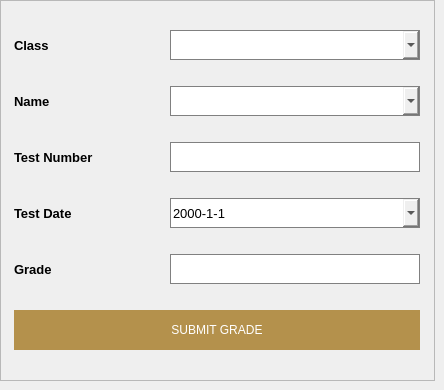
                  <widget class="QWidget" name="t_addgrade_page">
                   <widget class="QFrame" name="frame_10">
                    <property name="geometry">
                     <rect>
                      <x>0</x>
                      <y>0</y>
                      <width>435</width>
                      <height>381</height>
                     </rect>
                    </property>
                    <property name="frameShape">
                     <enum>QFrame::StyledPanel</enum>
                    </property>
                    <property name="frameShadow">
                     <enum>QFrame::Raised</enum>
                    </property>
                    <layout class="QHBoxLayout" name="horizontalLayout_16">
                     <item>
                      <layout class="QVBoxLayout" name="verticalLayout_2">
                       <item>
                        <layout class="QHBoxLayout" name="horizontalLayout_15">
                         <item>
                          <widget class="QLabel" name="label_19">
                           <property name="minimumSize">
                            <size>
                             <width>150</width>
                             <height>20</height>
                            </size>
                           </property>
                           <property name="maximumSize">
                            <size>
                             <width>150</width>
                             <height>20</height>
                            </size>
                           </property>
                           <property name="font">
                            <font>
                             <pointsize>10</pointsize>
                             <weight>75</weight>
                             <bold>true</bold>
                            </font>
                           </property>
                           <property name="text">
                            <string>Class</string>
                           </property>
                          </widget>
                         </item>
                         <item>
                          <widget class="QComboBox" name="t_addgrade_class_drop">
                           <property name="minimumSize">
                            <size>
                             <width>250</width>
                             <height>30</height>
                            </size>
                           </property>
                           <property name="maximumSize">
                            <size>
                             <width>250</width>
                             <height>30</height>
                            </size>
                           </property>
                           <property name="styleSheet">
                            <string notr="true">
border: 1px solid #808080;</string>
                           </property>
                          </widget>
                         </item>
                        </layout>
                       </item>
                       <item>
                        <layout class="QHBoxLayout" name="horizontalLayout_9">
                         <item>
                          <widget class="QLabel" name="label_13">
                           <property name="minimumSize">
                            <size>
                             <width>150</width>
                             <height>20</height>
                            </size>
                           </property>
                           <property name="maximumSize">
                            <size>
                             <width>150</width>
                             <height>20</height>
                            </size>
                           </property>
                           <property name="font">
                            <font>
                             <pointsize>10</pointsize>
                             <weight>75</weight>
                             <bold>true</bold>
                            </font>
                           </property>
                           <property name="text">
                            <string>Name</string>
                           </property>
                          </widget>
                         </item>
                         <item>
                          <widget class="QComboBox" name="t_addgrade_name_drop">
                           <property name="minimumSize">
                            <size>
                             <width>0</width>
                             <height>30</height>
                            </size>
                           </property>
                           <property name="maximumSize">
                            <size>
                             <width>16777215</width>
                             <height>30</height>
                            </size>
                           </property>
                           <property name="styleSheet">
                            <string notr="true">
border: 1px solid #808080;</string>
                           </property>
                          </widget>
                         </item>
                        </layout>
                       </item>
                       <item>
                        <layout class="QHBoxLayout" name="horizontalLayout_12">
                         <item>
                          <widget class="QLabel" name="label_16">
                           <property name="minimumSize">
                            <size>
                             <width>150</width>
                             <height>20</height>
                            </size>
                           </property>
                           <property name="maximumSize">
                            <size>
                             <width>150</width>
                             <height>20</height>
                            </size>
                           </property>
                           <property name="font">
                            <font>
                             <pointsize>10</pointsize>
                             <weight>75</weight>
                             <bold>true</bold>
                            </font>
                           </property>
                           <property name="text">
                            <string>Test Number</string>
                           </property>
                          </widget>
                         </item>
                         <item>
                          <widget class="QLineEdit" name="t_addgrade_testno_field">
                           <property name="minimumSize">
                            <size>
                             <width>250</width>
                             <height>30</height>
                            </size>
                           </property>
                           <property name="maximumSize">
                            <size>
                             <width>250</width>
                             <height>30</height>
                            </size>
                           </property>
                           <property name="font">
                            <font>
                             <pointsize>10</pointsize>
                            </font>
                           </property>
                           <property name="cursor">
                            <cursorShape>IBeamCursor</cursorShape>
                           </property>
                           <property name="styleSheet">
                            <string notr="true">
border: 1px solid #808080;</string>
                           </property>
                           <property name="maxLength">
                            <number>50</number>
                           </property>
                          </widget>
                         </item>
                        </layout>
                       </item>
                       <item>
                        <layout class="QHBoxLayout" name="horizontalLayout_13">
                         <item>
                          <widget class="QLabel" name="label_17">
                           <property name="minimumSize">
                            <size>
                             <width>150</width>
                             <height>20</height>
                            </size>
                           </property>
                           <property name="maximumSize">
                            <size>
                             <width>150</width>
                             <height>20</height>
                            </size>
                           </property>
                           <property name="font">
                            <font>
                             <pointsize>10</pointsize>
                             <weight>75</weight>
                             <bold>true</bold>
                            </font>
                           </property>
                           <property name="text">
                            <string>Test Date</string>
                           </property>
                          </widget>
                         </item>
                         <item>
                          <widget class="QDateEdit" name="t_addgrade_testdate_field">
                           <property name="minimumSize">
                            <size>
                             <width>250</width>
                             <height>30</height>
                            </size>
                           </property>
                           <property name="maximumSize">
                            <size>
                             <width>200</width>
                             <height>16777215</height>
                            </size>
                           </property>
                           <property name="font">
                            <font>
                             <pointsize>10</pointsize>
                            </font>
                           </property>
                           <property name="styleSheet">
                            <string notr="true">
border: 1px solid #808080;</string>
                           </property>
                           <property name="maximumDateTime">
                            <datetime>
                             <hour>23</hour>
                             <minute>59</minute>
                             <second>59</second>
                             <year>3000</year>
                             <month>12</month>
                             <day>31</day>
                            </datetime>
                           </property>
                           <property name="minimumDateTime">
                            <datetime>
                             <hour>0</hour>
                             <minute>0</minute>
                             <second>0</second>
                             <year>1900</year>
                             <month>1</month>
                             <day>1</day>
                            </datetime>
                           </property>
                           <property name="minimumDate">
                            <date>
                             <year>1900</year>
                             <month>1</month>
                             <day>1</day>
                            </date>
                           </property>
                           <property name="currentSection">
                            <enum>QDateTimeEdit::YearSection</enum>
                           </property>
                           <property name="displayFormat">
                            <string>yyyy-M-d</string>
                           </property>
                           <property name="calendarPopup">
                            <bool>true</bool>
                           </property>
                          </widget>
                         </item>
                        </layout>
                       </item>
                       <item>
                        <layout class="QHBoxLayout" name="horizontalLayout_14">
                         <item>
                          <widget class="QLabel" name="label_18">
                           <property name="minimumSize">
                            <size>
                             <width>150</width>
                             <height>20</height>
                            </size>
                           </property>
                           <property name="maximumSize">
                            <size>
                             <width>150</width>
                             <height>20</height>
                            </size>
                           </property>
                           <property name="font">
                            <font>
                             <pointsize>10</pointsize>
                             <weight>75</weight>
                             <bold>true</bold>
                            </font>
                           </property>
                           <property name="text">
                            <string>Grade</string>
                           </property>
                          </widget>
                         </item>
                         <item>
                          <widget class="QLineEdit" name="t_addgrade_grade_field">
                           <property name="minimumSize">
                            <size>
                             <width>250</width>
                             <height>30</height>
                            </size>
                           </property>
                           <property name="maximumSize">
                            <size>
                             <width>250</width>
                             <height>30</height>
                            </size>
                           </property>
                           <property name="font">
                            <font>
                             <pointsize>10</pointsize>
                            </font>
                           </property>
                           <property name="cursor">
                            <cursorShape>IBeamCursor</cursorShape>
                           </property>
                           <property name="styleSheet">
                            <string notr="true">
border: 1px solid #808080;</string>
                           </property>
                           <property name="maxLength">
                            <number>50</number>
                           </property>
                          </widget>
                         </item>
                        </layout>
                       </item>
                       <item>
                        <widget class="QPushButton" name="t_addgrade_submit_btn">
                         <property name="minimumSize">
                          <size>
                           <width>0</width>
                           <height>40</height>
                          </size>
                         </property>
                         <property name="maximumSize">
                          <size>
                           <width>16777215</width>
                           <height>40</height>
                          </size>
                         </property>
                         <property name="styleSheet">
                          <string notr="true">background-color: rgb(180, 145, 76);
font: 12pt &quot;Montserrat SemiBold&quot;;
color: white;
border-style: outset;
border-width: 0px;</string>
                         </property>
                         <property name="text">
                          <string>SUBMIT GRADE</string>
                         </property>
                        </widget>
                       </item>
                      </layout>
                     </item>
                    </layout>
                   </widget>
                  </widget>
